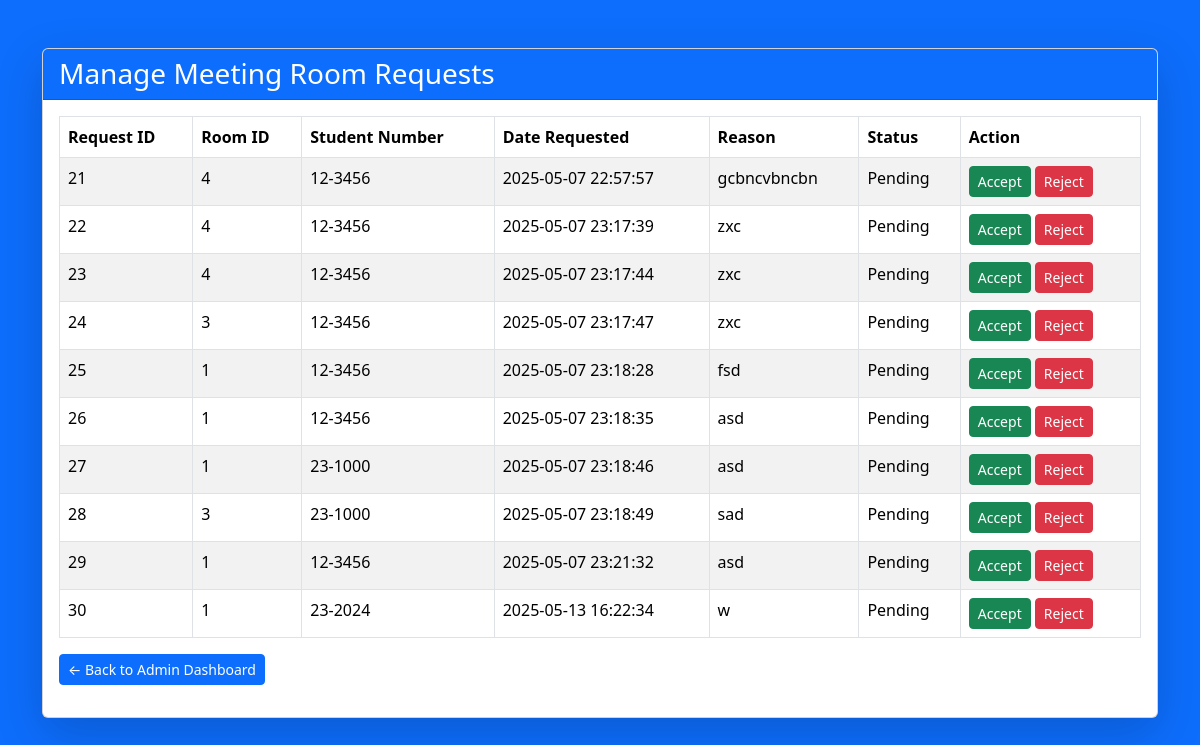
The page /admin_manage_requests.php on the database as committed earlier.
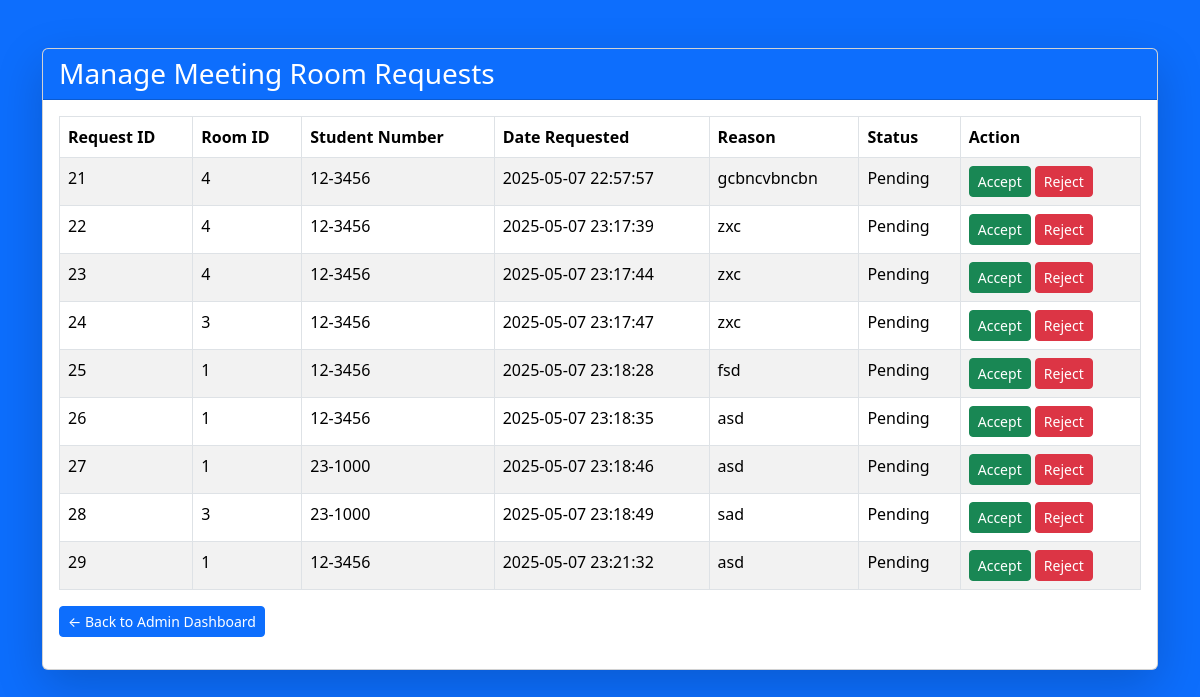
The same page on the database as committed later.
### tables this page shows
CREATE TABLE `mr_requests` (
  `req_id` int(11) NOT NULL,
  `room_id` int(11) NOT NULL,
  `student_number` varchar(20) NOT NULL,
  `date_requested` datetime NOT NULL,
  `reason` longtext NOT NULL,
  `status` enum('Pending','Approved','Rejected','') NOT NULL
);

### admin_manage_requests.php (the view, shortened to what this page needs)
<?php
include('db_connection.php');
$sql = "SELECT * FROM mr_requests WHERE status = 'Pending'";
$result = $conn->query($sql);
?>
<!DOCTYPE html>
<html lang="en">
<head>
    <link href="https://cdn.jsdelivr.net/npm/bootstrap@5.3.3/dist/css/bootstrap.min.css" rel="stylesheet">
</head>
<body>
    <div class="container mt-5">
        <div class="card shadow-lg">
            <div class="card-header bg-primary text-white">
                <h3 class="mb-0">Manage Meeting Room Requests</h3>
            </div>
            <div class="card-body">
                <table class="table table-striped table-bordered">
                    <thead>
                        <tr>
                            <th>Request ID</th>
                            <th>Room ID</th>
                            <th>Student Number</th>
                            <th>Date Requested</th>
                            <th>Reason</th>
                            <th>Status</th>
                            <th>Action</th>
                        </tr>
                    </thead>
                    <tbody>
                        <?php while ($row = $result->fetch_assoc()) : ?>
                            <tr>
                                <td><?php echo $row['req_id']; ?></td>
                                <td><?php echo $row['room_id']; ?></td>
                                <td><?php echo $row['student_number']; ?></td>
                                <td><?php echo $row['date_requested']; ?></td>
                                <td><?php echo htmlspecialchars($row['reason']); ?></td>
                                <td><?php echo $row['status']; ?></td>
                                <td>
                                    <form action="process_request.php" method="POST" style="display:inline;">
                                        <button type="submit" name="action" value="approve" class="btn btn-success btn-sm">Accept</button>
                                        <button type="submit" name="action" value="reject" class="btn btn-danger btn-sm">Reject</button>
                                    </form>
                                </td>
                            </tr>
                        <?php endwhile; ?>
                    </tbody>
                </table>
                <p><a href="admin_dashboard.php" class="btn btn-primary btn-sm">← Back to Admin Dashboard</a></p>
            </div>
        </div>
    </div>
</body>
</html>

### admin_manage_requests.php (style rules this page uses)
body { background-color: #0d6efd; color: white; }

Rows that differ between the two databases and show on the page:
removed mr_requests: req_id "30", room "1", student_number "23-2024", date_requested "2025-05-13 16:22:34", reason "w", status "Pending"
